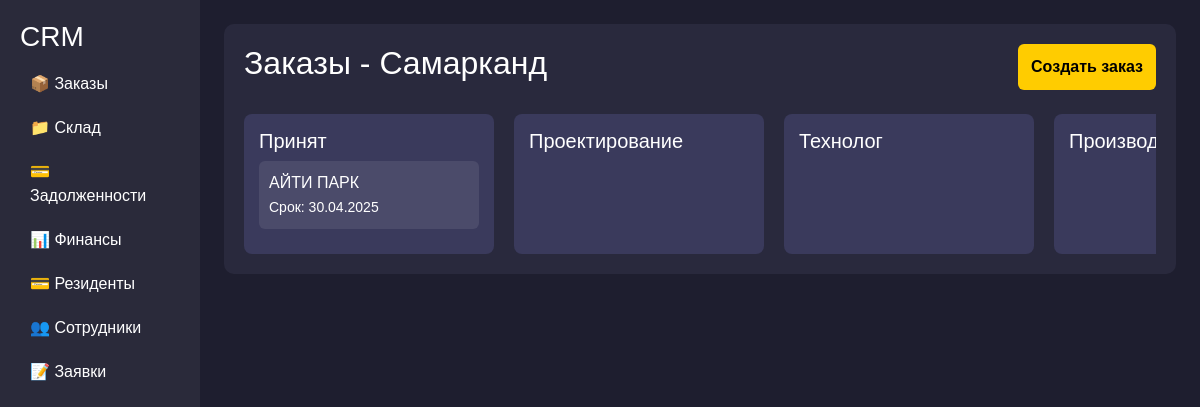
Before: /dashboard/ (signed in) with the older database file.
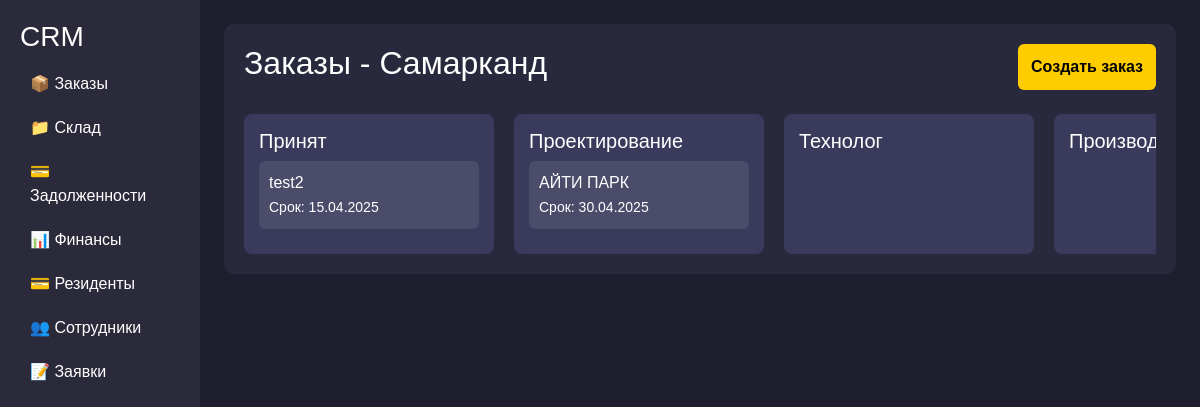
After: the same page with the newer database file.
### backend/models.py (models this page shows, shortened)
class Orders(models.Model):
    Stage_CHOICES = [
        ("accepted", "Принят"),  # Accepted / Received
        ("design", "Проектирование"),  # Project Design / Planning
        ("technologist", "Технолог"),  # Technologist Stage
        ("manufacturing", "Производство"),  # Manufacturing
        ("assembly", "Сборка"),  # Assembly
        ("delivery", "Доставка"),  # Delivery
        ("order_ready", "Заказ готов"),  # Order Ready
        ("finished", "Завершено"),  # Fully Completed / Finished
    ]
    Social_CHOICES = [
        ("social", "Социальные сети"),
        ("cold_calls", "Холодные звонки"),
        ("word_of_mouth", "Сарафанное радио"),
    ]
    client=models.CharField(max_length=250)
    adress=models.CharField(max_length=250)
    order_sum=models.DecimalField(max_digits=10, decimal_places=2,default=0)
    order_predoplata=models.DecimalField(max_digits=10, decimal_places=2,default=0)
    description=models.TextField()
    phone=models.CharField(max_length=50)
    social=models.CharField(max_length=20, choices=Social_CHOICES)
    stage = models.CharField(max_length=20, choices=Stage_CHOICES)
    add_order=models.DateField()
    complete_order=models.DateField()

### backend/views.py (the view, shortened to what this page needs)
# urls.py: path('dashboard/',views.Dashboard.as_view(),name='dashboard'),
class Dashboard(LoginRequiredMixin,TemplateView):
   login_url = reverse_lazy('login')
   template_name = 'dashboard.html'
   def get_context_data(self, *, object_list=None, **kwargs):
      context = super().get_context_data(**kwargs)
      search = self.request.GET.get('search')
      stages = [
         'accepted', 'design', 'technologist', 'manufacturing',
         'assembly', 'delivery', 'order_ready', 'finished'
      ]
      for stage in stages:
         queryset = Orders.objects.filter(stage=stage)
         if search:
            queryset = queryset.filter(client__icontains=search)
         if stage == 'design':
            queryset = queryset.prefetch_related('consumables')
         context[stage] = queryset
      return context
      return context

### backend/templates/dashboard.html
{% if request.user.profile.approve %}
{% if request.user.profile.position == "admin" or request.user.profile.position == "manager" %}
    {% include 'admin.html' %}
{% elif request.user.profile.position == 'designer' %}
    {% include 'designer.html' %}
{% endif %}
{% else %}
{% include 'waiting.html' %}
{% endif %}

### backend/templates/admin.html (shortened to what this page needs)
<!DOCTYPE html>
<html lang="ru">
<head>
    <link href="https://cdn.jsdelivr.net/npm/bootstrap@5.3.0/dist/css/bootstrap.min.css" rel="stylesheet">
    <link href="https://cdnjs.cloudflare.com/ajax/libs/font-awesome/6.4.2/css/all.min.css" rel="stylesheet">
</head>
<body>
    <div class="container-fluid">
        <div class="row">
            <nav class="col-md-2 sidebar">
                <h3>CRM</h3>
                <a href="">📦 Заказы</a>
                <a href="{% url 'warehouse' %}">📁 Склад</a>
                <a href="{% url 'debt' %}">💳 Задолженности</a>
                <a href="{% url 'money' %}">📊 Финансы</a>
                <a href="{% url 'rezident' %}">💳 Резиденты</a>
                <a href="{% url 'staff' %}">👥 Сотрудники</a>
                <a href="{% url 'apply'%}">📝 Заявки</a>
            </nav>
            <main class="col-md-10 p-4">
                <div class="main-content">
                    <div class="d-flex justify-content-between">
                        <h2>Заказы - Самарканд</h2>
                        <button class="btn btn-custom" onclick="window.location.href='{% url 'order' %}'">Создать заказ</button>
                    </div>
                    <div class="kanban mt-4">
                         <div class="kanban-column"  data-stage="accepted" ondrop="drop(event)" ondragover="allowDrop(event)">
                            <h5>Принят</h5>
                            {% for item in accepted %}
                            <div class="kanban-item" id="order{{item.pk}}" data-pk="{{ item.id }}" draggable="true" ondragstart="drag(event)">{{item.client}}<br><small>Срок: {{item.complete_order|date:"d.m.Y"}}</small></div>
                            {% endfor %}
                        </div>
                        <div class="kanban-column"  ondrop="drop(event)" data-stage="design" ondragover="allowDrop(event)">
                            <h5>Проектирование</h5>
                           {% for item in design %}
                           <div class="kanban-item" id="order{{item.pk}}" data-pk="{{ item.id }}" draggable="true" ondragstart="drag(event)">{{item.client}}<br><small>Срок: {{item.complete_order|date:"d.m.Y"}}</small></div>
                            {% endfor %}
                        </div>
                       <div class="kanban-column" ondrop="drop(event)" data-stage="technologist" ondragover="allowDrop(event)">
                            <h5>Технолог</h5>
                        </div>
                       <div class="kanban-column" " ondrop="drop(event)" data-stage="manufacturing" ondragover="allowDrop(event)">
                            <h5>Производство</h5>
                        </div>
                    </div>
                </div>
            </main>
        </div>
    </div>
</body>
</html>

Changed rows visible on the page:
added Orders: client "test2", complete_order "15.04.2025", shown under "Принят"
changed Orders "АЙТИ ПАРК": moves from the list under "Принят" to the list under "Проектирование"
